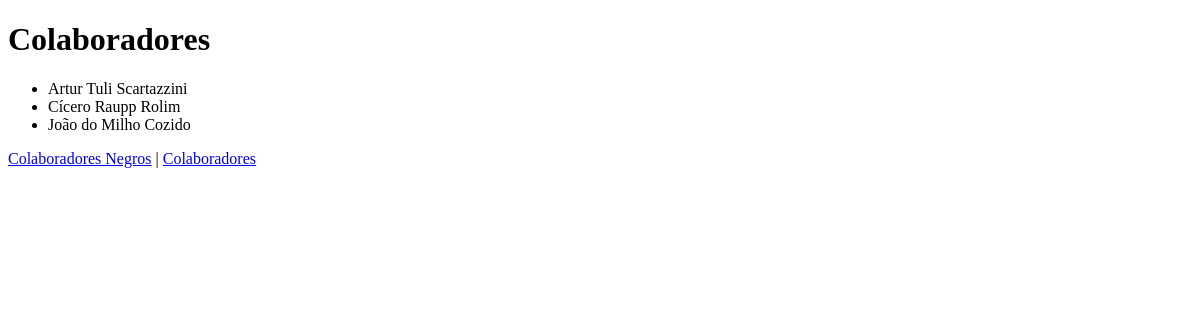
/colaboradores/, run on an earlier commit of the app's database.
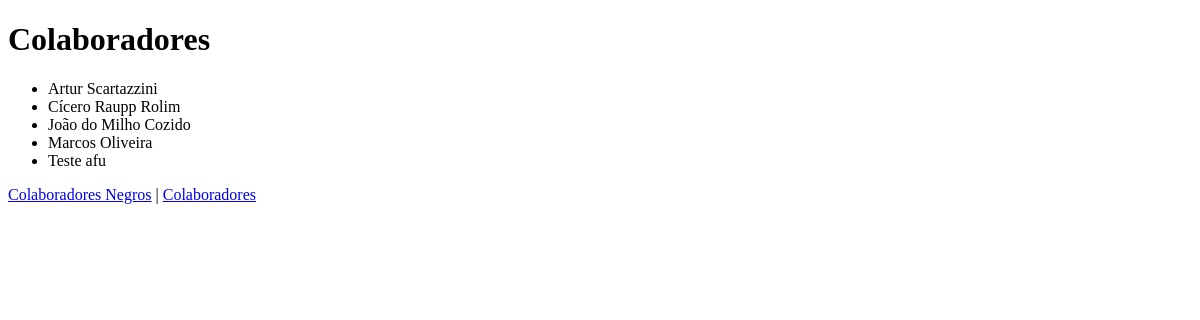
And on a later commit of the database.
### rh/models.py (models this page shows, shortened)
class Colaborador(models.Model):
    created = models.DateTimeField(auto_now_add=True)
    updated = models.DateTimeField(auto_now=True)
    nome = models.CharField("Nome completo", max_length=100)
    data_nascimento = models.DateField("Data de nascimento", blank=True)
    cpf = models.CharField("CPF", max_length=14, blank=True, unique=True)
    cpffile = models.FileField(upload_to="colaboradores/docs", max_length=600, blank=True)
    errege = models.CharField("RG", max_length=14, blank=True)
    rgfile = models.FileField(upload_to="colaboradores/docs", max_length=600, blank=True)
    endereco = models.CharField("Endereço", max_length=200, blank=True)
    cidade = models.CharField("Cidade", max_length=100, blank=True)
    estado = models.CharField("Estado", max_length=100, blank=True)
    pais = models.CharField("País", max_length=200, blank=True)
    telefone = models.CharField("Fone", max_length=200, blank=True)
    banco = models.CharField("Banco", max_length=200, blank=True)
    conta = models.CharField("Conta", max_length=200, blank=True)
    emailpessoal = models.EmailField("Qual o email pessoal", max_length=200, blank=True)
    emailshoot = models.EmailField("Qual o email da Shoot", max_length=200, blank=True)
    foto_x = models.PositiveSmallIntegerField("Foto X", default=0, editable=False)
    foto_y = models.PositiveSmallIntegerField("Foto Y", default=0, editable=False)
    foto = models.ImageField(upload_to="colaboradores/fotos", height_field="foto_y", width_field="foto_x", max_length=600, blank=True)
    funcaodobrother = models.CharField("Qual a função", max_length=100, blank=True)
    salario = models.CharField("Salário", max_length=200, blank=True)
    desligado = models.BooleanField("Desligado?", default=False, db_index=True)
    class Meta:
        verbose_name_plural = "Colaboradores"
        ordering = ("nome", )

### rh/views.py (the view)
# urls.py: path("colaboradores/", ColaboradoresView.as_view(), name="lista_colaboradores"),
class ColaboradoresView(ListView):
    context_object_name = "colaboradores"
    template_name = "colaboradores.html"
    model = Colaborador

### rh/templates/colaboradores.html (shortened to what this page needs)
<!DOCTYPE html>
<html>
    <head>
        <link rel="stylesheet" href="">
    </head>
    <body>
        <h1>Colaboradores</h1>
        <ul>
        {% for colaborador in colaboradores %}
        <li>{{ colaborador.nome }}</li>
        {% endfor %}
        </ul>
        <p><a href="{% url 'lista_colaboradores_negros' %}">Colaboradores Negros</a> | <a href="{% url 'lista_colaboradores' %}">Colaboradores</a></p>
    </body>
</html>

What changed in the data, as far as the page shows it:
removed Colaborador: nome "Artur Tuli Scartazzini"
added Colaborador: nome "Artur Scartazzini"
added Colaborador: nome "Marcos Oliveira"
added Colaborador: nome "Teste afu"
